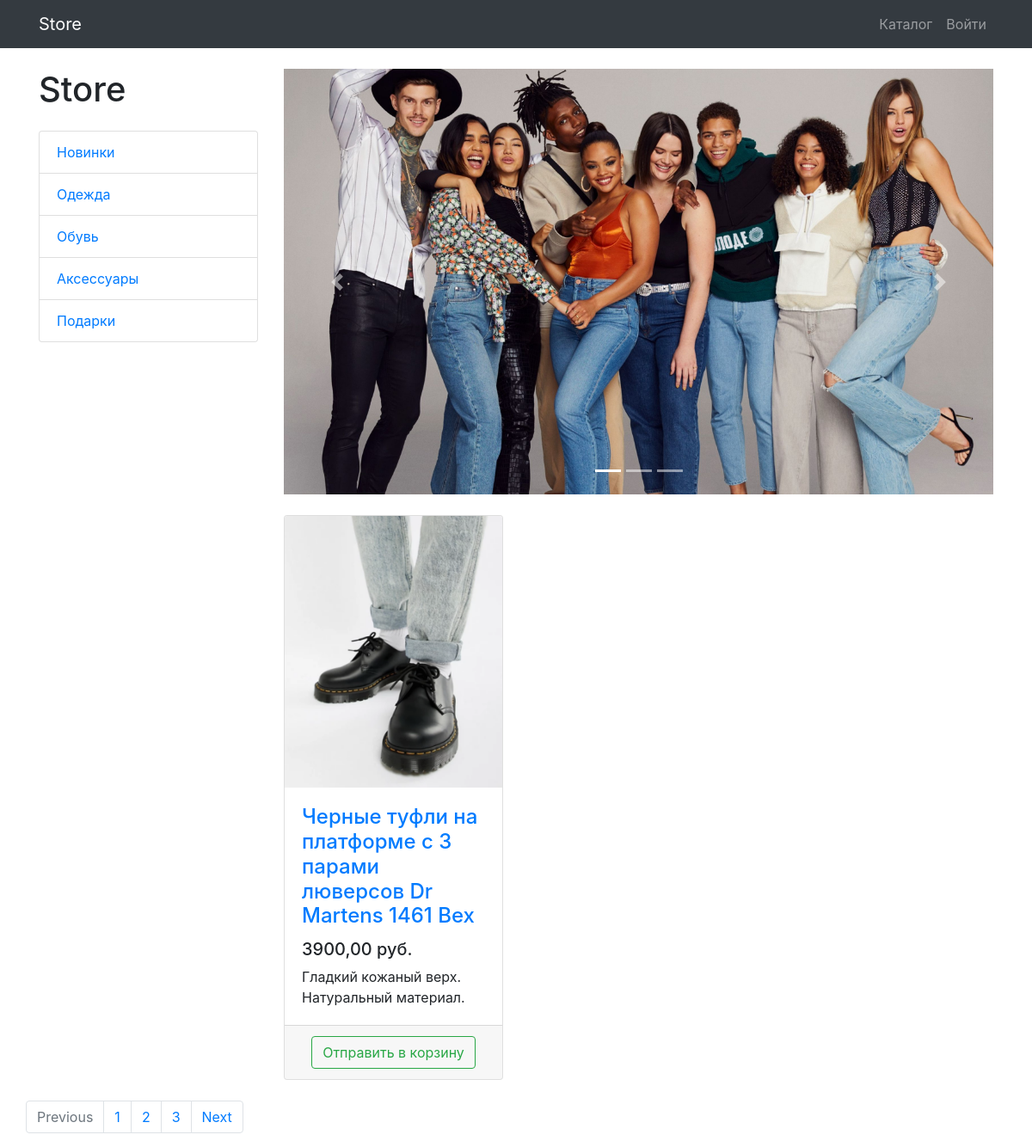
/products/category/obuv/, run on the app's committed database.
### products_app/models.py (models this page shows, shortened)
class CategoryModel(models.Model):
    name = models.CharField(max_length=128)
    slug = models.SlugField(null=False, blank=True)

class ProductsModel(models.Model):
    name = models.CharField(max_length=256)
    category = models.ForeignKey(CategoryModel, on_delete=models.CASCADE)
    description = models.TextField(blank=True, null=True)
    price = models.DecimalField(max_digits=9, decimal_places=2, blank=True, null=True)
    image = models.ImageField(upload_to='products_images', blank=True, null=True)
    quantity = models.PositiveIntegerField(default=0)

### products_app/views.py (the view)
# urls.py: path('', views.ProductListView.as_view(), name='product_list_url'),
class ProductListView(ListView):
    model = ProductsModel
    template_name = 'products_app/products.html'
    context_object_name = 'product_objects'
    def get_queryset(self):
        queryset = ProductsModel.objects.all()
        category_slug = self.kwargs.get('category_slug')
        category_filtered = queryset.filter(category__slug=category_slug)
        return category_filtered if category_slug else queryset
    def get_context_data(self, **kwargs):
        context = super().get_context_data()
        context['categories'] = CategoryModel.objects.all()
        return context

### users_app/context_processors.py (called while the page is built)
def basket(request):
    user = request.user
    return {'basket': BasketModel.objects.filter(user=user) if request.user.is_authenticated else None}

### products_app/templates/products_app/products.html (shortened to what this page needs)
{% extends 'base.html' %}
{% load static %}
{% block bootstrap_core_css %}
    <link href="{% static '/vendor/bootstrap/css/bootstrap.min.css' %}" rel="stylesheet">
{% endblock %}
{% block css %}
    <link href="{% static '/vendor/css/products.css' %}" rel="stylesheet">
{% endblock %}
{% block content %}
<div class="container">
    <div class="row">
        <div class="col-lg-3">
            <h1 class="my-4">Store</h1>
            <div class="list-group">
                {% for category in categories %}
                <a href="{% url 'products_app:category_list_url' category_slug=category.slug %}" class="list-group-item">{{ category.name }}</a>
                {% endfor %}
            </div>
        </div>
        <div class="col-lg-9">
            <div id="carouselExampleIndicators" class="carousel slide my-4" data-ride="carousel">
                <ol class="carousel-indicators">
                    <li data-target="#carouselExampleIndicators" data-slide-to="0" class="active"></li>
                    <li data-target="#carouselExampleIndicators" data-slide-to="1"></li>
                    <li data-target="#carouselExampleIndicators" data-slide-to="2"></li>
                </ol>
                <div class="carousel-inner" role="listbox">
                    <div class="carousel-item active">
                        <img class="d-block img-fluid" src="{% static '/vendor/img/slides/slide-1.jpg' %}" alt="First slide">
                    </div>
                </div>
                <a class="carousel-control-prev" href="#carouselExampleIndicators" role="button" data-slide="prev">
                    <span class="carousel-control-prev-icon" aria-hidden="true"></span>
                </a>
                <a class="carousel-control-next" href="#carouselExampleIndicators" role="button" data-slide="next">
                    <span class="carousel-control-next-icon" aria-hidden="true"></span>
                </a>
            </div>
            <div class="row">
                {% for product in product_objects %}
                <div class="col-lg-4 col-md-6 mb-4">
                    <div class="card h-100">
                        <a href="#">
                            <img class="card-img-top"
                                 src="{{ product.image.url }}"
                                 alt="{{ product.name }}">
                        </a>
                        <div class="card-body">
                            <h4 class="card-title">
                                <a href="#">{{ product.name }}</a>
                            </h4>
                            <h5>{{ product.price }} руб.</h5>
                            <p class="card-text">{{ product.description }}</p>
                        </div>
                        <div class="card-footer text-center">
                            <a type="button" class="btn btn-outline-success"
                            href="{% url 'users_app:add_to_cart_url' id=product.id %}">
                                 Отправить в корзину</a>
                        </div>
                    </div>
                </div>
                {% endfor %}
                </div>
            </div>
            <nav aria-label="Page navigation example">
                <ul class="pagination justify-content-center">
                    <li class="page-item disabled">
                        <a class="page-link" href="#" tabindex="-1" aria-disabled="true">Previous</a>
                    </li>
                    <li class="page-item"><a class="page-link" href="#">1</a></li>
                    <li class="page-item"><a class="page-link" href="#">2</a></li>
                    <li class="page-item"><a class="page-link" href="#">3</a></li>
                    <li class="page-item">
                        <a class="page-link" href="#">Next</a>
                    </li>
                </ul>
            </nav>
        </div>
    </div>
{% endblock %}

### data on the page
CategoryModel: name "Новинки"
CategoryModel: name "Одежда"
CategoryModel: name "Обувь"
CategoryModel: name "Аксессуары"
CategoryModel: name "Подарки"
ProductsModel: image (picture), name "Черные туфли на платформе с 3 парами люверсов Dr Martens 1461 Bex", price "3900,00", description "Гладкий кожаный верх. Натуральный материал."
